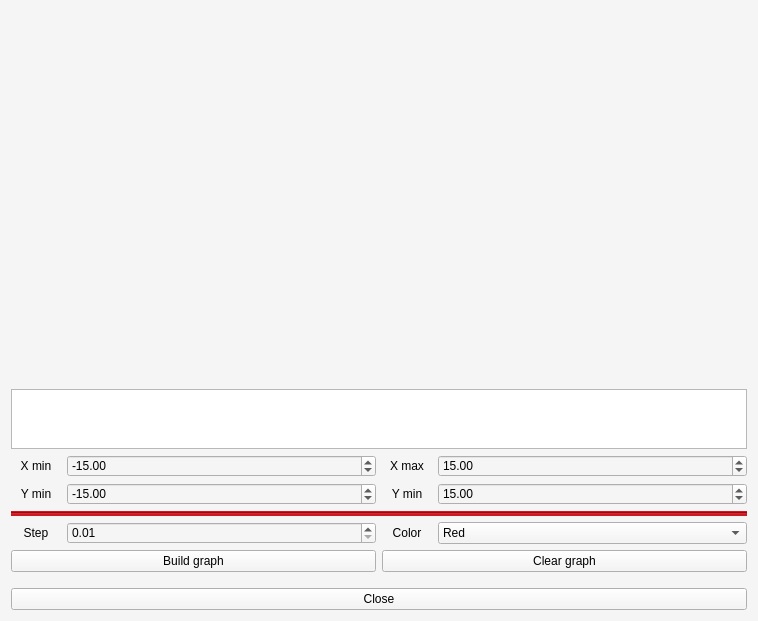
<?xml version="1.0" encoding="UTF-8"?>
<ui version="4.0">
 <class>GraphView</class>
 <widget class="QWidget" name="GraphView">
  <property name="geometry">
   <rect>
    <x>0</x>
    <y>0</y>
    <width>758</width>
    <height>621</height>
   </rect>
  </property>
  <property name="minimumSize">
   <size>
    <width>758</width>
    <height>621</height>
   </size>
  </property>
  <property name="windowTitle">
   <string>Graph</string>
  </property>
  <property name="styleSheet">
   <string notr="true">background-color: #f5f5f5;
color: rgb(0, 0, 0);
</string>
  </property>
  <layout class="QGridLayout" name="gridLayout_5">
   <item row="0" column="0">
    <layout class="QGridLayout" name="gridLayout">
     <item row="5" column="3">
      <widget class="QComboBox" name="colorSet">
       <property name="sizePolicy">
        <sizepolicy hsizetype="MinimumExpanding" vsizetype="Fixed">
         <horstretch>0</horstretch>
         <verstretch>0</verstretch>
        </sizepolicy>
       </property>
       <item>
        <property name="text">
         <string>Red</string>
        </property>
       </item>
       <item>
        <property name="text">
         <string>Blue</string>
        </property>
       </item>
       <item>
        <property name="text">
         <string>Green</string>
        </property>
       </item>
       <item>
        <property name="text">
         <string>Purple</string>
        </property>
       </item>
      </widget>
     </item>
     <item row="5" column="1">
      <widget class="QDoubleSpinBox" name="valueStep">
       <property name="sizePolicy">
        <sizepolicy hsizetype="MinimumExpanding" vsizetype="Fixed">
         <horstretch>0</horstretch>
         <verstretch>0</verstretch>
        </sizepolicy>
       </property>
       <property name="focusPolicy">
        <enum>Qt::ClickFocus</enum>
       </property>
       <property name="minimum">
        <double>0.010000000000000</double>
       </property>
       <property name="maximum">
        <double>10.000000000000000</double>
       </property>
       <property name="singleStep">
        <double>0.010000000000000</double>
       </property>
      </widget>
     </item>
     <item row="5" column="2">
      <widget class="QLabel" name="textColor">
       <property name="sizePolicy">
        <sizepolicy hsizetype="MinimumExpanding" vsizetype="Fixed">
         <horstretch>0</horstretch>
         <verstretch>0</verstretch>
        </sizepolicy>
       </property>
       <property name="maximumSize">
        <size>
         <width>50</width>
         <height>16777215</height>
        </size>
       </property>
       <property name="text">
        <string>Color</string>
       </property>
       <property name="alignment">
        <set>Qt::AlignCenter</set>
       </property>
      </widget>
     </item>
     <item row="6" column="0" colspan="2">
      <widget class="QPushButton" name="actionBuild">
       <property name="sizePolicy">
        <sizepolicy hsizetype="MinimumExpanding" vsizetype="Fixed">
         <horstretch>0</horstretch>
         <verstretch>0</verstretch>
        </sizepolicy>
       </property>
       <property name="text">
        <string>Build graph</string>
       </property>
       <property name="shortcut">
        <string>Return</string>
       </property>
      </widget>
     </item>
     <item row="3" column="1">
      <widget class="QDoubleSpinBox" name="valueMinY">
       <property name="sizePolicy">
        <sizepolicy hsizetype="MinimumExpanding" vsizetype="Fixed">
         <horstretch>0</horstretch>
         <verstretch>0</verstretch>
        </sizepolicy>
       </property>
       <property name="focusPolicy">
        <enum>Qt::ClickFocus</enum>
       </property>
       <property name="minimum">
        <double>-1000000.000000000000000</double>
       </property>
       <property name="maximum">
        <double>0.000000000000000</double>
       </property>
       <property name="value">
        <double>-15.000000000000000</double>
       </property>
      </widget>
     </item>
     <item row="3" column="2">
      <widget class="QLabel" name="textYmax">
       <property name="sizePolicy">
        <sizepolicy hsizetype="MinimumExpanding" vsizetype="Fixed">
         <horstretch>0</horstretch>
         <verstretch>0</verstretch>
        </sizepolicy>
       </property>
       <property name="maximumSize">
        <size>
         <width>50</width>
         <height>16777215</height>
        </size>
       </property>
       <property name="text">
        <string>Y min</string>
       </property>
       <property name="alignment">
        <set>Qt::AlignCenter</set>
       </property>
      </widget>
     </item>
     <item row="0" column="0" colspan="4">
      <widget class="QCustomPlot" name="graphWidget" native="true"/>
     </item>
     <item row="2" column="0">
      <widget class="QLabel" name="textXmin">
       <property name="sizePolicy">
        <sizepolicy hsizetype="MinimumExpanding" vsizetype="Fixed">
         <horstretch>0</horstretch>
         <verstretch>0</verstretch>
        </sizepolicy>
       </property>
       <property name="minimumSize">
        <size>
         <width>0</width>
         <height>0</height>
        </size>
       </property>
       <property name="maximumSize">
        <size>
         <width>50</width>
         <height>16777215</height>
        </size>
       </property>
       <property name="layoutDirection">
        <enum>Qt::LeftToRight</enum>
       </property>
       <property name="text">
        <string>X min</string>
       </property>
       <property name="alignment">
        <set>Qt::AlignCenter</set>
       </property>
      </widget>
     </item>
     <item row="4" column="0" colspan="4">
      <widget class="Line" name="beautiful">
       <property name="sizePolicy">
        <sizepolicy hsizetype="Expanding" vsizetype="Fixed">
         <horstretch>0</horstretch>
         <verstretch>0</verstretch>
        </sizepolicy>
       </property>
       <property name="minimumSize">
        <size>
         <width>0</width>
         <height>5</height>
        </size>
       </property>
       <property name="styleSheet">
        <string notr="true">background-color: #cb1a21;</string>
       </property>
       <property name="orientation">
        <enum>Qt::Horizontal</enum>
       </property>
      </widget>
     </item>
     <item row="3" column="3">
      <widget class="QDoubleSpinBox" name="valueMaxY">
       <property name="sizePolicy">
        <sizepolicy hsizetype="MinimumExpanding" vsizetype="Fixed">
         <horstretch>0</horstretch>
         <verstretch>0</verstretch>
        </sizepolicy>
       </property>
       <property name="focusPolicy">
        <enum>Qt::ClickFocus</enum>
       </property>
       <property name="maximum">
        <double>1000000.000000000000000</double>
       </property>
       <property name="value">
        <double>15.000000000000000</double>
       </property>
      </widget>
     </item>
     <item row="1" column="0" colspan="4">
      <widget class="QLineEdit" name="expressionGraph">
       <property name="sizePolicy">
        <sizepolicy hsizetype="MinimumExpanding" vsizetype="Fixed">
         <horstretch>0</horstretch>
         <verstretch>0</verstretch>
        </sizepolicy>
       </property>
       <property name="minimumSize">
        <size>
         <width>0</width>
         <height>60</height>
        </size>
       </property>
       <property name="font">
        <font>
         <pointsize>20</pointsize>
        </font>
       </property>
       <property name="mouseTracking">
        <bool>false</bool>
       </property>
       <property name="focusPolicy">
        <enum>Qt::ClickFocus</enum>
       </property>
       <property name="styleSheet">
        <string notr="true">border: 1 solid #b8b8b8;
background-color: #fff</string>
       </property>
       <property name="alignment">
        <set>Qt::AlignRight|Qt::AlignTrailing|Qt::AlignVCenter</set>
       </property>
       <property name="dragEnabled">
        <bool>true</bool>
       </property>
       <property name="readOnly">
        <bool>false</bool>
       </property>
      </widget>
     </item>
     <item row="5" column="0">
      <widget class="QLabel" name="textStep">
       <property name="sizePolicy">
        <sizepolicy hsizetype="MinimumExpanding" vsizetype="Fixed">
         <horstretch>0</horstretch>
         <verstretch>0</verstretch>
        </sizepolicy>
       </property>
       <property name="maximumSize">
        <size>
         <width>50</width>
         <height>16777215</height>
        </size>
       </property>
       <property name="layoutDirection">
        <enum>Qt::LeftToRight</enum>
       </property>
       <property name="text">
        <string>Step</string>
       </property>
       <property name="alignment">
        <set>Qt::AlignCenter</set>
       </property>
      </widget>
     </item>
     <item row="3" column="0">
      <widget class="QLabel" name="textYmin">
       <property name="sizePolicy">
        <sizepolicy hsizetype="MinimumExpanding" vsizetype="Fixed">
         <horstretch>0</horstretch>
         <verstretch>0</verstretch>
        </sizepolicy>
       </property>
       <property name="maximumSize">
        <size>
         <width>50</width>
         <height>16777215</height>
        </size>
       </property>
       <property name="layoutDirection">
        <enum>Qt::LeftToRight</enum>
       </property>
       <property name="text">
        <string>Y min</string>
       </property>
       <property name="alignment">
        <set>Qt::AlignCenter</set>
       </property>
      </widget>
     </item>
     <item row="6" column="2" colspan="2">
      <widget class="QPushButton" name="actionClear">
       <property name="sizePolicy">
        <sizepolicy hsizetype="MinimumExpanding" vsizetype="Fixed">
         <horstretch>0</horstretch>
         <verstretch>0</verstretch>
        </sizepolicy>
       </property>
       <property name="text">
        <string>Clear graph</string>
       </property>
       <property name="shortcut">
        <string>Esc</string>
       </property>
      </widget>
     </item>
     <item row="2" column="2">
      <widget class="QLabel" name="textXmax">
       <property name="sizePolicy">
        <sizepolicy hsizetype="MinimumExpanding" vsizetype="Fixed">
         <horstretch>0</horstretch>
         <verstretch>0</verstretch>
        </sizepolicy>
       </property>
       <property name="maximumSize">
        <size>
         <width>50</width>
         <height>16777215</height>
        </size>
       </property>
       <property name="layoutDirection">
        <enum>Qt::LeftToRight</enum>
       </property>
       <property name="text">
        <string>X max</string>
       </property>
       <property name="alignment">
        <set>Qt::AlignCenter</set>
       </property>
      </widget>
     </item>
     <item row="8" column="0" colspan="4">
      <widget class="QPushButton" name="actionClose">
       <property name="sizePolicy">
        <sizepolicy hsizetype="MinimumExpanding" vsizetype="Fixed">
         <horstretch>0</horstretch>
         <verstretch>0</verstretch>
        </sizepolicy>
       </property>
       <property name="text">
        <string>Close</string>
       </property>
      </widget>
     </item>
     <item row="2" column="1">
      <widget class="QDoubleSpinBox" name="valueMinX">
       <property name="sizePolicy">
        <sizepolicy hsizetype="MinimumExpanding" vsizetype="Fixed">
         <horstretch>0</horstretch>
         <verstretch>0</verstretch>
        </sizepolicy>
       </property>
       <property name="focusPolicy">
        <enum>Qt::ClickFocus</enum>
       </property>
       <property name="decimals">
        <number>2</number>
       </property>
       <property name="minimum">
        <double>-1000000.000000000000000</double>
       </property>
       <property name="maximum">
        <double>0.000000000000000</double>
       </property>
       <property name="value">
        <double>-15.000000000000000</double>
       </property>
      </widget>
     </item>
     <item row="2" column="3">
      <widget class="QDoubleSpinBox" name="valueMaxX">
       <property name="sizePolicy">
        <sizepolicy hsizetype="MinimumExpanding" vsizetype="Fixed">
         <horstretch>0</horstretch>
         <verstretch>0</verstretch>
        </sizepolicy>
       </property>
       <property name="focusPolicy">
        <enum>Qt::ClickFocus</enum>
       </property>
       <property name="maximum">
        <double>1000000.000000000000000</double>
       </property>
       <property name="value">
        <double>15.000000000000000</double>
       </property>
      </widget>
     </item>
     <item row="7" column="0" colspan="4">
      <spacer name="verticalSpacer">
       <property name="orientation">
        <enum>Qt::Vertical</enum>
       </property>
       <property name="sizeType">
        <enum>QSizePolicy::Fixed</enum>
       </property>
       <property name="sizeHint" stdset="0">
        <size>
         <width>10</width>
         <height>10</height>
        </size>
       </property>
      </spacer>
     </item>
    </layout>
   </item>
  </layout>
 </widget>
 <customwidgets>
  <customwidget>
   <class>QCustomPlot</class>
   <extends>QWidget</extends>
   <header>qcustomplot.h</header>
   <container>1</container>
  </customwidget>
 </customwidgets>
 <resources/>
 <connections/>
</ui>
